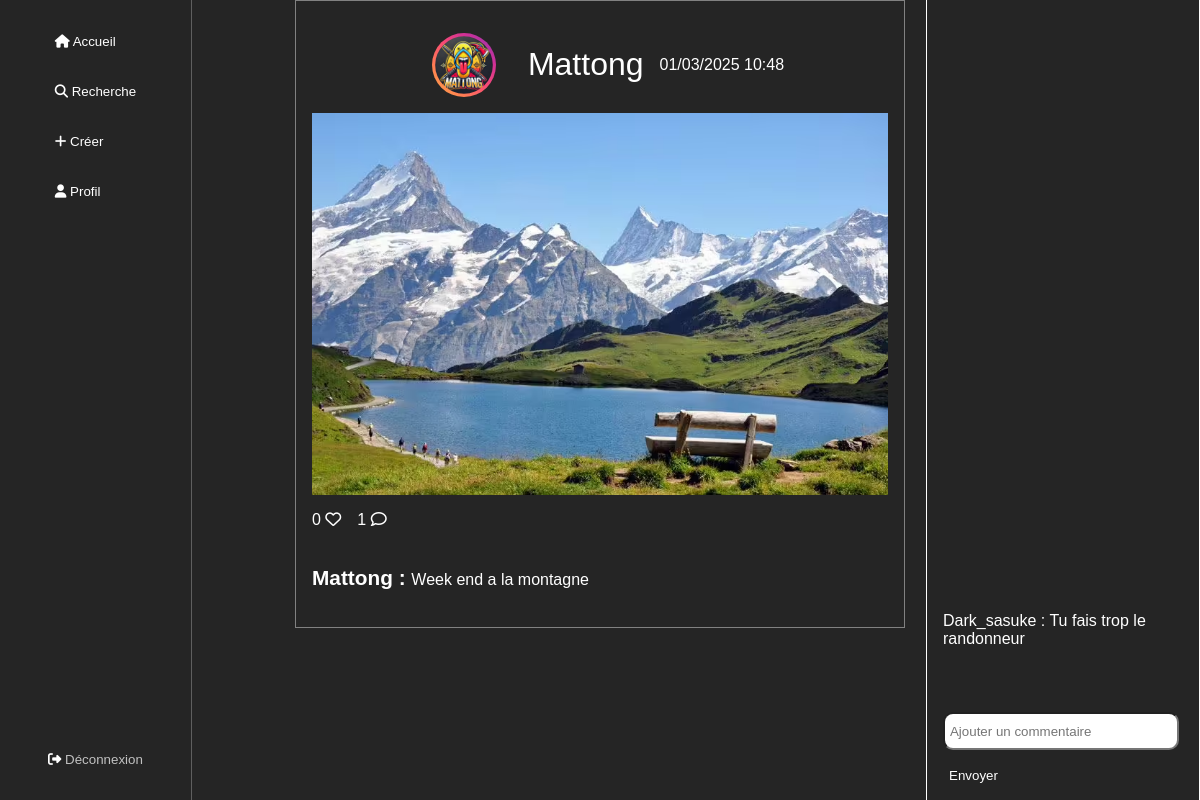
/src/Controller/controller-openpost.php?post=2 (signed in), run on the app's committed database.
### tables this page shows
CREATE TABLE `76_posts` (
  `post_id` int NOT NULL AUTO_INCREMENT,
  `post_timestamp` varchar(25) NOT NULL,
  `post_description` varchar(50) NOT NULL,
  `post_private` tinyint NOT NULL DEFAULT '0',
  `user_id` int NOT NULL,
  PRIMARY KEY (`post_id`),
  KEY `user_id` (`user_id`),
  CONSTRAINT `76_posts_ibfk_1` FOREIGN KEY (`user_id`) REFERENCES `76_users` (`user_id`)
);

CREATE TABLE `76_users` (
  `user_id` int NOT NULL AUTO_INCREMENT,
  `user_gender` varchar(25) NOT NULL,
  `user_lastname` varchar(25) NOT NULL,
  `user_firstname` varchar(25) NOT NULL,
  `user_pseudo` varchar(25) NOT NULL,
  `user_avatar` varchar(25) DEFAULT 'avatar.png' COMMENT 'Photo de profil',
  `user_birthdate` date NOT NULL,
  `user_mail` varchar(50) NOT NULL,
  `user_password` varchar(100) NOT NULL,
  `user_activated` tinyint NOT NULL DEFAULT '1',
  PRIMARY KEY (`user_id`),
  UNIQUE KEY `user_pseudo` (`user_pseudo`),
  UNIQUE KEY `user_mail` (`user_mail`)
);

CREATE TABLE `76_pictures` (
  `pic_id` int NOT NULL AUTO_INCREMENT,
  `pic_name` varchar(50) NOT NULL,
  `post_id` int NOT NULL,
  PRIMARY KEY (`pic_id`),
  KEY `76_pictures_ibfk_1` (`post_id`),
  CONSTRAINT `76_pictures_ibfk_1` FOREIGN KEY (`post_id`) REFERENCES `76_posts` (`post_id`) ON DELETE CASCADE ON UPDATE RESTRICT
);

### src/View/view-openpost.php (the view, shortened to what this page needs)
<!DOCTYPE html>
<html lang="fr">
<head>
    <link rel="stylesheet" href="../../assets/css/openpost.css">
</head>
<body>
    <?php include_once '../../templates/nav.php' ?>
    <div class='container'>
        <div class="miniContainer">
            <div class='title'>
                <img src='/LogoChaine.png' alt='profil'>
                <h1><?= $uniquePost['user_pseudo'] ?></h1>
                <p><?= date('d/m/Y H:i', $uniquePost['post_timestamp']) ?></p>
            </div>
            <div class='public'>
                <img src="../../assets/img/users/<?= $uniquePost['user_id'] ?>/<?= $uniquePost['pic_name'] ?>" alt=''>
            </div>
            <div class='icon'>
                <p><?= $nbLikes ?> <i class='fa-regular fa-heart'></i></p>
                <p><?= $nbComments ?> <i class='fa-regular fa-comment'></i></p>
            </div>
        </div>
        <div class='commentaire'>
            <p><?= $uniquePost['user_pseudo'] ?> : <span><?= $uniquePost['post_description'] ?></span></p>
        </div>
        <div class='moreInfos'>
            <p><?= $commentaire ?></p>
            <form action='' method="post" novalidate>
                <input type='text' placeholder=' Ajouter un commentaire'>
                <button>Envoyer</button>
            </form>
        </div>
    </div>
</body>
</html>

### assets/css/openpost.css (style rules this page uses)
body { background: rgba(0, 0, 0, 0.856); color: white; margin: 0 auto; font-family: Verdana, Geneva, Tahoma, sans-serif; }
.title h1 { font-size: 2rem; font-weight: normal; }
input { width: 95%; height: 2rem; border-radius: 10px; margin-top: 1rem; margin-bottom: 1rem; }
.commentaire { display: flex; justify-content: start; width: 100%; }
.moreInfos { display: flex; flex-direction: column; justify-content: end; position: fixed; top: 50%; right: 0; transform: translateY(-50%); border: 1px solid white; height: 100vh; width: 20%; padding: 1rem; }
.moreInfos button { background: rgba(0, 0, 0, 0); border: none; color: white; cursor: pointer; margin-bottom: 1rem; }
.commentaire p { font-weight: bold; font-size: 1.3rem; }
.commentaire span { font-weight: normal; font-size: 1rem; }
.icon { display: flex; justify-content: start; gap: 1rem; width: 95%; }
.container { display: flex; flex-direction: column; border: solid 1px rgba(255, 255, 255, 0.418); margin-bottom: 1rem; width: 48%; margin: 0 auto; padding: 1rem; }
.public img { width: 100%; }
.public { display: flex; justify-content: center; width: 100%; margin: 0 auto; }
.title { display: flex; align-items: center; justify-content: center; gap: 1rem; }
.title img { width: 10%; border-radius: 80%; margin: 1rem; background-image: linear-gradient(to left bottom, #833ab4, #d03097, #f94c72, #ff7d53, #fcb045); padding: 0.2rem; }

### data on the page
76_posts: user.user_pseudo "Mattong", post_timestamp "01/03/2025 10:48", 76_pictures.pic_name (picture), post_description "Week end a la montagne"

### other printed values
$nbLikes "0"
$nbComments "1"
$value['user_pseudo'] "Dark_sasuke"
$value['com_text'] "Tu fais trop le randonneur"
